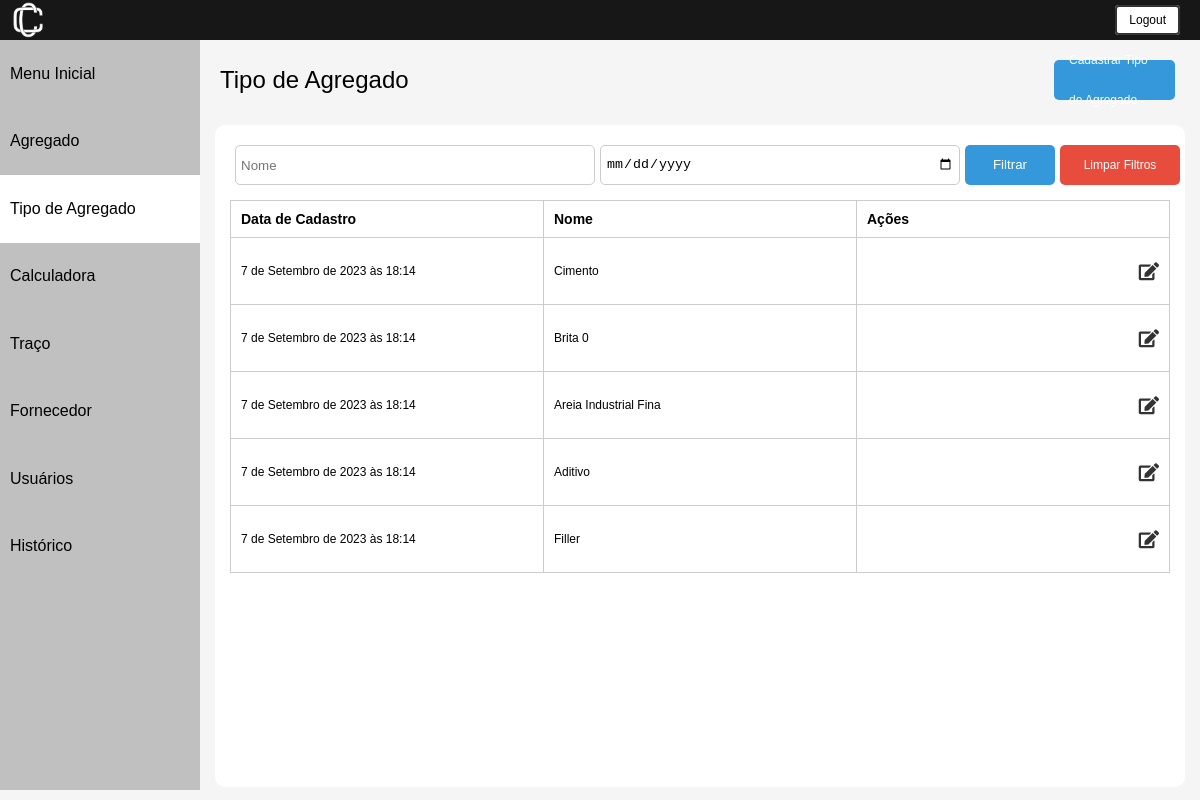
The page /tipo_agregado/ (signed in) on the database as committed earlier.
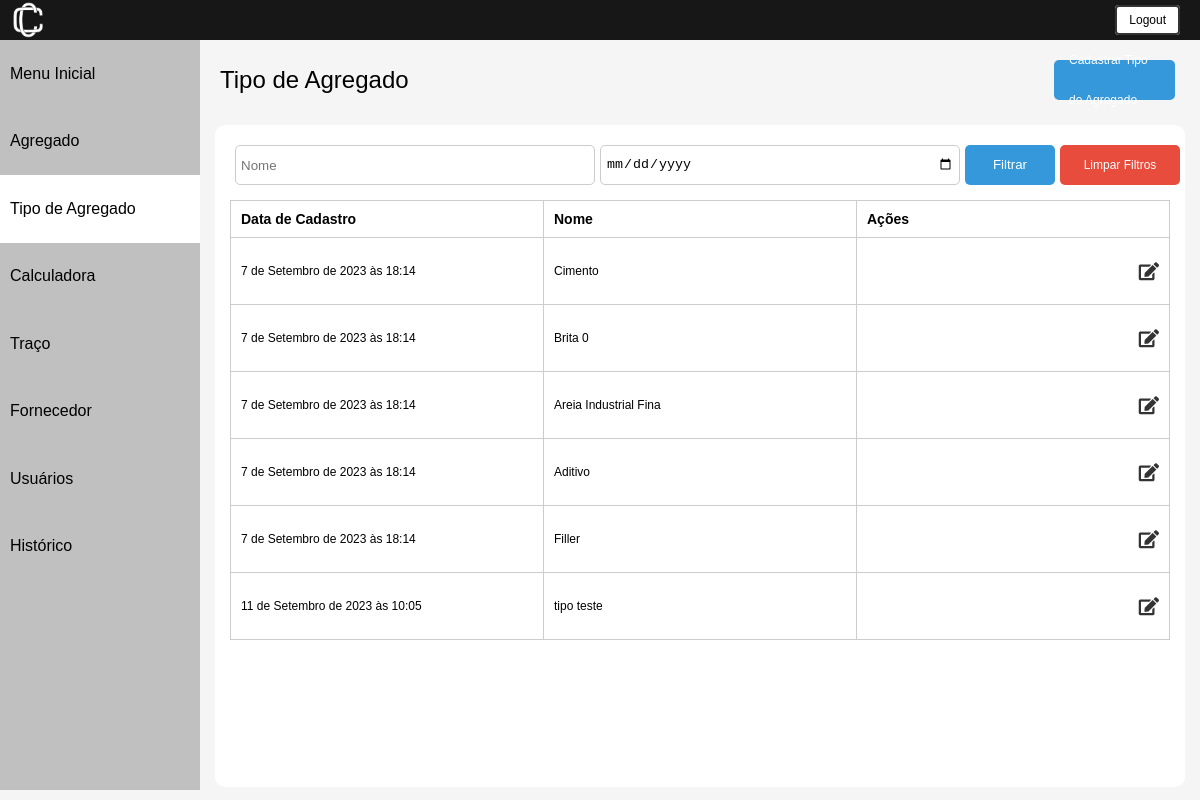
The same page on the database as committed later.
### usuarios/models.py (models this page shows, shortened)
class TipoAgregado(models.Model):
    nome = models.CharField(max_length=40, unique=True, null=False)
    data_cadastro = models.DateTimeField(default=timezone.now)
    class Meta:
        db_table = "tipo_agregado"

### usuarios/views.py (the view)
# urls.py: path('tipo_agregado/', views.listar_tipo_agregado, name='tipo_agregado'),
@login_required
def listar_tipo_agregado(request):
    tipos_agregados = TipoAgregado.objects.all()
    exibir_data = True
    return render(request, 'tipo_agregado/index.html', {'tipos_agregados': tipos_agregados, 'exibir_data': exibir_data})

### usuarios/templates/tipo_agregado/index.html (shortened to what this page needs)
{% extends 'base.html' %}
{% load static %}
{% block content %}
<html lang="pt-br">
<head>
    <link rel="stylesheet" href="{% static 'css/listar.css' %}">
    <link rel="stylesheet" href="https://cdnjs.cloudflare.com/ajax/libs/font-awesome/5.15.4/css/all.min.css">
</head>
<body>
     {% include "utils/header.html" %}
    <div class="container">
         {% include "utils/sidebar.html" %}
        <div class="content">
            <div class="cadastrar_btn">
                <a class="nome-pagina">Tipo de Agregado</a>
                <a href="{% url 'cadastrar_tipo_agregado' %}" class="btn_cadastrar">Cadastrar Tipo de Agregado</a>
            </div>
            <div class = 'all-content'>
                {% with filtro_url='filtrar_tipo_agregados' %}
                    {% include "utils/filtrar.html" %}
                {% endwith %}
                <div class="lista">
                    <table>
                        <thead>
                            <tr>
                                <th>Data de Cadastro</th>
                                <th>Nome</th>
                                <th>Ações</th>
                            </tr>
                        </thead>
                        <tbody>
                            {% for tipo_agregado in tipos_agregados %}
                                <tr>
                                    <td>{{ tipo_agregado.data_cadastro }}</td>
                                    <td>{{ tipo_agregado.nome }}</td>
                                    <td class="align-right">
                                      <div class="btn-action-container">
                                        <a href="{% url 'editar_tipo_agregado' tipo_agregado.id %}" class="btn-action"><i class="fa fa-edit"></i></a>
                                     </div>
                                    </td>
                                </tr>
                            {% endfor %}
                        </tbody>
                    </table>
                </div>
            </div>
        </div>
    </div>
</body>
{% endblock %}

### usuarios/templates/base.html (shortened to what this page needs)
{% load static %}
{% block content %}{% endblock %}

### usuarios/templates/utils/header.html
{% load static %}
<div class="header">
    <div class="logo">
        <img src="{% static 'images/img-01.png' %}" alt="IMG">
    </div>
    <ul class="menu">
        <li><a class="btn-logout" href="{% url 'logout' %}">Logout</a></li>
    </ul>
</div>

### usuarios/templates/utils/sidebar.html
<div class="sidebar">
    <ul>
        <li><a href="{% url 'index' %}">Menu Inicial</a></li>
        <li class="{% if request.resolver_match.view_name == 'agregados' %}active{% endif %}">
            <a href="{% url 'agregados' %}">Agregado</a>
        </li>
        <li class="{% if request.resolver_match.view_name == 'tipo_agregado' %}active{% endif %}">
            <a href="{% url 'tipo_agregado' %}">Tipo de Agregado</a>
        </li>
        <li class="{% if request.resolver_match.view_name == 'calculadora' %}active{% endif %}">
            <a href="{% url 'calculadora' %}">Calculadora</a>
        </li>
        <li class="{% if request.resolver_match.view_name == 'traco' %}active{% endif %}">
            <a href="{% url 'traco' %}">Traço</a>
        </li>
        <li class="{% if request.resolver_match.view_name == 'fornecedor' %}active{% endif %}">
            <a href="{% url 'fornecedor' %}">Fornecedor</a>
        </li>
        <li class="{% if request.resolver_match.view_name == 'usuarios' %}active{% endif %}">
            <a href="{% url 'usuarios' %}">Usuários</a>
        </li>
        <li class="{% if request.resolver_match.view_name == 'historico' %}active{% endif %}">
            <a href="{% url 'historico' %}">Histórico</a>
        </li>
    </ul>
</div>

### usuarios/templates/utils/filtrar.html
<div class="filtros">
    <form method="get" action="{% url filtro_url %}">
        <input type="text" id="filtro_nome" name="nome" placeholder="Nome">
        {% if exibir_data %}
        <input type="date" id="filtro_data" name="data" placeholder="Data">
        {% endif %}
        <button type="submit">Filtrar</button>
        <a href="{% url filtro_url %}" class="limpar-filtros">Limpar Filtros</a>
    </form>
</div>

### usuarios/static/css/listar.css (style rules this page uses)
* { margin: 0; padding: 0; color: inherit; }
body { font-family: arial, helvetica, sans-serif; font-size: 12px; background: #F5F5F5; min-height: 100vh; }
.header { background: #171717; height: 40px; display: flex; justify-content: space-between; align-items: center; padding: 0 10px; }
.logo { width: 36px; }
.logo img { max-width: 100%; }
.btn-logout { text-decoration: none; color: black; background-color: white; border: 2px solid #333; padding: 6px 12px; border-radius: 4px; }
.menu { list-style: none; }
.menu li { display: inline-block; margin-right: 10px; }
.container { display: flex; min-height: calc(100vh - 50px); }
.sidebar { width: 200px; background-color: #C0C0C0; }
.sidebar ul { list-style: none; margin: none; }
.sidebar ul li { width: 100%; height: calc(9%); display: flex; align-items: center; }
.sidebar ul li.active { background-color: white; }
.sidebar ul li a { text-decoration:none; color: black; font-size: 16px; margin-left: 10px; }
.content { flex: 1; margin: 15px; }
.nome-pagina { text-align: left; font-size: 24px; }
.cadastrar_btn { display: flex; justify-content: space-between; align-items: center; padding: 5px; }
.btn_cadastrar { height: 40px; line-height: 40px; width: calc(10% - 5px); padding: 0px 15px; background-color: #3498db; color: #fff; border: none; border-radius: 5px; cursor: pointer; margin-right: 5px; text-decoration: none; display: flex; align-items: center; justify-content: center; }
.all-content { margin-top: 20px; width: 100%; height:92%; background-color: white; border-radius: 10px; }
.filtros { margin-top:20px; margin-left:20px; }
.lista { margin: 15px; }
.lista table { width: 100%; font-size: 14px; table-layout: fixed; border-collapse: collapse; border: 1px solid #ccc; }
.btn-action-container { display: flex; justify-content: flex-end; gap: 10px; }
.btn-action { background: none; border: none; cursor: pointer; font-size: 18px; color: #333; padding: 0; transition: color 0.3s ease; }
.lista td { font-size: 12px; white-space: pre-line; width: 20%; }
.lista th, .lista td { padding: 10px; text-align: left; border: 1px solid #ccc; width: 18%; }
.filtros form { display: flex; flex-wrap: wrap; }
.filtros input[type="date"], .filtros input[type="text"] { flex: 1; margin-top: 20px; padding: 5px; border: 1px solid #ccc; border-radius: 5px; margin-right: 5px; max-width: calc(50% - 5px); height: 40px; }
.filtros button[type="submit"], .filtros .limpar-filtros { height: 40px; line-height: 40px; width: calc(10% - 5px); padding: 0px 15px; background-color: #3498db; color: #fff; border: none; border-radius: 5px; cursor: pointer; margin-top: 20px; margin-right: 5px; text-decoration: none; display: flex; align-items: center; justify-content: center; }
.filtros .limpar-filtros { background-color: #e74c3c; }

Rows that differ between the two databases and show on the page:
added TipoAgregado: data_cadastro "11 de Setembro de 2023 às 10:05", nome "tipo teste"
